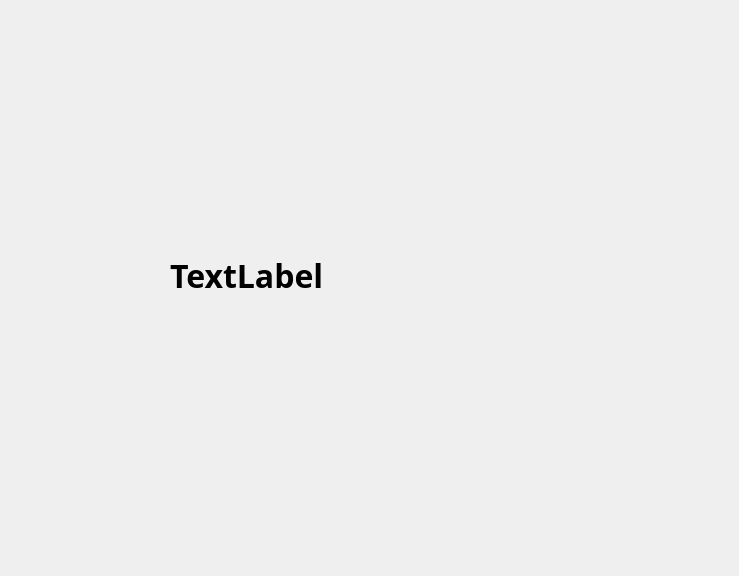
<?xml version="1.0" encoding="UTF-8"?>
<ui version="4.0">
 <class>Dialog</class>
 <widget class="QDialog" name="Dialog">
  <property name="geometry">
   <rect>
    <x>0</x>
    <y>0</y>
    <width>739</width>
    <height>576</height>
   </rect>
  </property>
  <property name="windowTitle">
   <string>Dialog</string>
  </property>
  <widget class="QLabel" name="label">
   <property name="geometry">
    <rect>
     <x>170</x>
     <y>250</y>
     <width>301</width>
     <height>51</height>
    </rect>
   </property>
   <property name="font">
    <font>
     <family>맑은 고딕</family>
     <pointsize>24</pointsize>
     <weight>75</weight>
     <bold>true</bold>
    </font>
   </property>
   <property name="text">
    <string>TextLabel</string>
   </property>
  </widget>
 </widget>
 <resources/>
 <connections/>
</ui>
